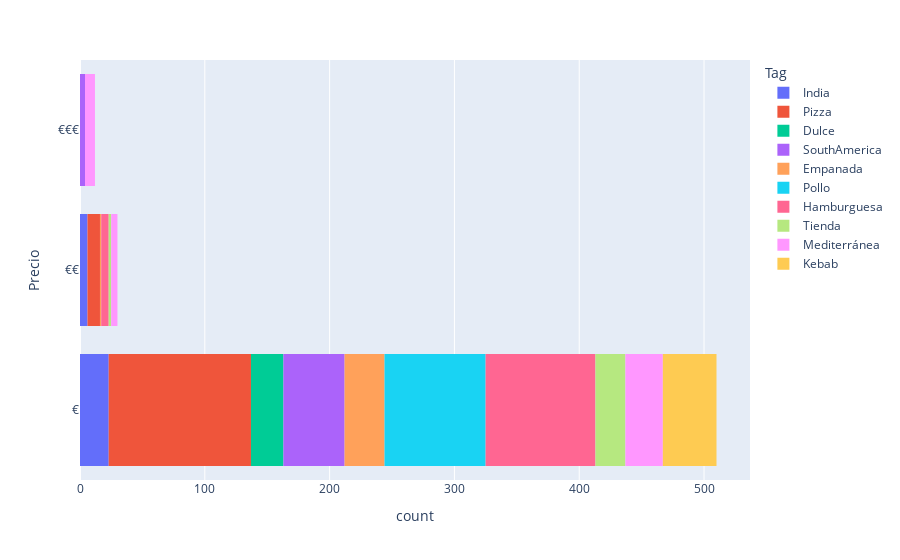

The cell this chart's notebook holds for it:
### Code cell
top10 = list(dict(ue["Tag"].value_counts()[0:10]).keys())
toptags = ue[ue["Tag"].isin(top10)]
tagss = px.histogram(toptags, y="Precio",color="Tag")
tagss.show()

### Figure 1 — Plotly figure (JSON) as saved in the notebook; plotly's stock layout.template omitted (floating-point values rounded to 4 significant figures)
{"data": [{"alignmentgroup": "True", "bingroup": "y", "hovertemplate": "Tag=India<br>count=%{x}<br>Precio=%{y}<extra></extra>", "legendgroup": "India", "marker": {"color": "#636efa", "pattern": {"shape": ""}}, "name": "India", "offsetgroup": "India", "orientation": "h", "showlegend": true, "type": "histogram", "xaxis": "x", "y": ["€", "€", "€", "€", "€€", "€", "€", "€", "€", "€€", "€", "€", "€€", "€", "€€", "€", "€", "€", "€€", "€", "€", "€", "€", "€€", "€", "€", "€", "€", "€"], "yaxis": "y"}, {"alignmentgroup": "True", "bingroup": "y", "hovertemplate": "Tag=Pizza<br>count=%{x}<br>Precio=%{y}<extra></extra>", "legendgroup": "Pizza", "marker": {"color": "#EF553B", "pattern": {"shape": ""}}, "name": "Pizza", "offsetgroup": "Pizza", "orientation": "h", "showlegend": true, "type": "histogram", "xaxis": "x", "y": ["€", "€", "€€", "€", "€", "€", "€", "€", "€", "€", "€", "€", "€", "€", "€", "€", "€", "€", "€", "€€", "€", "€", "€", "€", "€", "€", "€", "€", "€", "€", "€", "€", "€", "€", "€", "€", "€", "€", "€", "€€", "€", "€", "€", "€", "€", "€", "€", "€", "€", "€€", "€", "€", "€", "€", "€", "€", "€", "€€", "€€", "€", "€", "€", "€", "€", "€", "€€", "€€", "€", "€", "€", "€", "€", "€", "€", "€", "€", "€", "€", "€", "€", "€", "€", "€", "€", "€", "€", "€", "€€", "€", "€", "€", "€", "€", "€", "€", "€", "€", "€", "€", "€", "€", "€€", "€", "€", "€", "€", "€", "€", "€", "€", "€", "€", "€", "€", "€", "€", "€", "€", "€", "€", "€", "€", "€", "€"], "yaxis": "y"}, {"alignmentgroup": "True", "bingroup": "y", "hovertemplate": "Tag=Dulce<br>count=%{x}<br>Precio=%{y}<extra></extra>", "legendgroup": "Dulce", "marker": {"color": "#00cc96", "pattern": {"shape": ""}}, "name": "Dulce", "offsetgroup": "Dulce", "orientation": "h", "showlegend": true, "type": "histogram", "xaxis": "x", "y": ["€", "€", "€", "€", "€", "€", "€", "€", "€", "€", "€", "€", "€", "€", "€", "€", "€", "€", "€", "€", "€", "€", "€", "€", "€", "€"], "yaxis": "y"}, {"alignmentgroup": "True", "bingroup": "y", "hovertemplate": "Tag=SouthAmerica<br>count=%{x}<br>Precio=%{y}<extra></extra>", "legendgroup": "SouthAmerica", "marker": {"color": "#ab63fa", "pattern": {"shape": ""}}, "name": "SouthAmerica", "offsetgroup": "SouthAmerica", "orientation": "h", "showlegend": true, "type": "histogram", "xaxis": "x", "y": ["€", "€", "€", "€", "€", "€€€", "€", "€", "€", "€", "€", "€", "€", "€", "€", "€", "€", "€", "€", "€", "€", "€", "€", "€", "€", "€", "€", "€", "€", "€", "€", "€", "€", "€", "€", "€", "€", "€€€", "€", "€", "€", "€", "€", "€", "€€€", "€", "€", "€", "€", "€€€", "€", "€", "€"], "yaxis": "y"}, {"alignmentgroup": "True", "bingroup": "y", "hovertemplate": "Tag=Empanada<br>count=%{x}<br>Precio=%{y}<extra></extra>", "legendgroup": "Empanada", "marker": {"color": "#FFA15A", "pattern": {"shape": ""}}, "name": "Empanada", "offsetgroup": "Empanada", "orientation": "h", "showlegend": true, "type": "histogram", "xaxis": "x", "y": ["€", "€", "€", "€", "€", "€", "€", "€", "€", "€", "€", "€", "€", "€", "€", "€", "€", "€", "€", "€", "€", "€", "€", "€", "€", "€", "€", "€", "€€", "€", "€", "€", "€"], "yaxis": "y"}, {"alignmentgroup": "True", "bingroup": "y", "hovertemplate": "Tag=Pollo<br>count=%{x}<br>Precio=%{y}<extra></extra>", "legendgroup": "Pollo", "marker": {"color": "#19d3f3", "pattern": {"shape": ""}}, "name": "Pollo", "offsetgroup": "Pollo", "orientation": "h", "showlegend": true, "type": "histogram", "xaxis": "x", "y": ["€", "€", "€", "€", "€", "€", "€", "€", "€", "€", "€", "€", "€", "€", "€", "€", "€", "€", "€", "€", "€", "€", "€", "€", "€", "€", "€", "€", "€", "€", "€", "€", "€", "€", "€", "€", "€", "€", "€", "€", "€", "€", "€", "€", "€", "€", "€", "€", "€", "€", "€", "€", "€", "€", "€", "€", "€", "€", "€", "€", "€", "€", "€", "€", "€", "€", "€", "€", "€", "€", "€", "€", "€", "€", "€", "€", "€", "€", "€", "€", "€"], "yaxis": "y"}, {"alignmentgroup": "True", "bingroup": "y", "hovertemplate": "Tag=Hamburguesa<br>count=%{x}<br>Precio=%{y}<extra></extra>", "legendgroup": "Hamburguesa", "marker": {"color": "#FF6692", "pattern": {"shape": ""}}, "name": "Hamburguesa", "offsetgroup": "Hamburguesa", "orientation": "h", "showlegend": true, "type": "histogram", "xaxis": "x", "y": ["€", "€", "€", "€", "€", "€", "€", "€", "€", "€", "€", "€", "€", "€", "€", "€", "€", "€", "€", "€€", "€", "€", "€", "€", "€", "€€", "€", "€", "€", "€", "€", "€", "€", "€", "€", "€", "€", "€", "€", "€", "€", "€", "€", "€", "€€", "€", "€", "€", "€", "€", "€", "€", "€€", "€", "€", "€", "€", "€", "€", "€", "€", "€", "€", "€", "€", "€", "€", "€", "€", "€", "€", "€", "€", "€", "€", "€", "€", "€", "€", "€", "€", "€", "€", "€", "€", "€", "€", "€", "€€", "€", "€", "€€", "€", "€"], "yaxis": "y"}, {"alignmentgroup": "True", "bingroup": "y", "hovertemplate": "Tag=Tienda<br>count=%{x}<br>Precio=%{y}<extra></extra>", "legendgroup": "Tienda", "marker": {"color": "#B6E880", "pattern": {"shape": ""}}, "name": "Tienda", "offsetgroup": "Tienda", "orientation": "h", "showlegend": true, "type": "histogram", "xaxis": "x", "y": ["€", "€", "€", "€", "€", "€", "€", "€", "€", "€", "€", "€€", "€", "€", "€", "€", "€", "€", "€€", "€", "€", "€", "€", "€", "€", "€"], "yaxis": "y"}, {"alignmentgroup": "True", "bingroup": "y", "hovertemplate": "Tag=Mediterránea<br>count=%{x}<br>Precio=%{y}<extra></extra>", "legendgroup": "Mediterránea", "marker": {"color": "#FF97FF", "pattern": {"shape": ""}}, "name": "Mediterránea", "offsetgroup": "Mediterránea", "orientation": "h", "showlegend": true, "type": "histogram", "xaxis": "x", "y": ["€€€", "€", "€", "€", "€", "€", "€", "€€€", "€", "€€", "€", "€€€", "€€", "€", "€", "€€€", "€€", "€€€", "€€", "€", "€€€", "€€€", "€€€", "€", "€", "€", "€", "€", "€", "€", "€", "€", "€", "€", "€", "€", "€", "€", "€", "€", "€€", "€", "€"], "yaxis": "y"}, {"alignmentgroup": "True", "bingroup": "y", "hovertemplate": "Tag=Kebab<br>count=%{x}<br>Precio=%{y}<extra></extra>", "legendgroup": "Kebab", "marker": {"color": "#FECB52", "pattern": {"shape": ""}}, "name": "Kebab", "offsetgroup": "Kebab", "orientation": "h", "showlegend": true, "type": "histogram", "xaxis": "x", "y": ["€", "€", "€", "€", "€", "€", "€", "€", "€", "€", "€", "€", "€", "€", "€", "€", "€", "€", "€", "€", "€", "€", "€", "€", "€", "€", "€", "€", "€", "€", "€", "€", "€", "€", "€", "€", "€", "€", "€", "€", "€", "€", "€"], "yaxis": "y"}], "layout": {"barmode": "relative", "legend": {"title": {"text": "Tag"}, "tracegroupgap": 0}, "margin": {"t": 60}, "xaxis": {"anchor": "y", "domain": [0, 1], "title": {"text": "count"}}, "yaxis": {"anchor": "x", "domain": [0, 1], "title": {"text": "Precio"}}}}
